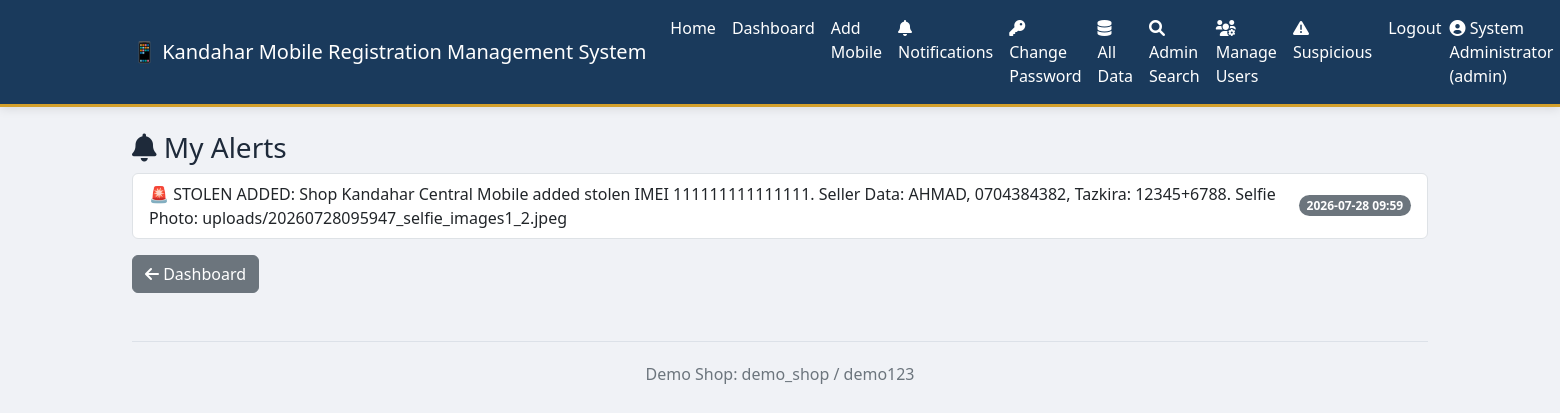
The app's page /shop/notifications (signed in) with its own data.
### app.py (models this page shows)
class Shop(UserMixin, db.Model):
    __tablename__ = 'shops'
    id = db.Column(db.Integer, primary_key=True)
    shop_name = db.Column(db.String(100), nullable=False)
    location = db.Column(db.String(200), nullable=False)
    contact = db.Column(db.String(20))
    email = db.Column(db.String(120), unique=True, nullable=True)
    username = db.Column(db.String(80), unique=True, nullable=False)
    password_hash = db.Column(db.String(200), nullable=False)
    role = db.Column(db.String(20), default='shop')
    is_blocked = db.Column(db.Boolean, default=False)
    mobiles = db.relationship('Mobile', backref='owner_shop', lazy=True, cascade="all, delete-orphan")

class Notification(db.Model):
    __tablename__ = 'notifications'
    id = db.Column(db.Integer, primary_key=True)
    shop_id = db.Column(db.Integer, db.ForeignKey('shops.id'))
    message = db.Column(db.Text)
    is_read = db.Column(db.Boolean, default=False)
    created_at = db.Column(db.DateTime, default=datetime.utcnow)

### app.py (the view)
@app.route('/shop/notifications')
@login_required
def notifications():
    notifs = Notification.query.filter_by(shop_id=current_user.id).order_by(Notification.created_at.desc()).all()
    for n in notifs:
        n.is_read = True
    db.session.commit()
    return render_template('notifications.html', notifications=notifs)

### app.py (called while the page is built)
@app.before_request
def set_language():
    lang = request.args.get('lang')
    if lang in LANGUAGES:
        session['lang'] = lang
    if 'lang' not in session:
        session['lang'] = 'en'

def get_text(key):
    lang = session.get('lang', 'en')
    return T[lang].get(key, key)

@app.context_processor
def inject_translations():
    return dict(t=get_text, current_lang=session.get('lang', 'en'))

@login_manager.user_loader
def load_user(shop_id):
    return Shop.query.get(int(shop_id))

### templates/notifications.html
{% extends "base.html" %}
{% block content %}
<h3><i class="fas fa-bell"></i> {{ t('notif_title') }}</h3>
<ul class="list-group">
    {% for n in notifications %}
    <li class="list-group-item d-flex justify-content-between align-items-center">
        {{ n.message }}
        <span class="badge bg-secondary rounded-pill">{{ n.created_at.strftime('%Y-%m-%d %H:%M') }}</span>
    </li>
    {% else %}
    <li class="list-group-item text-center text-muted">{{ t('no_notif') }}</li>
    {% endfor %}
</ul>
<a href="/shop/dashboard" class="btn btn-secondary mt-3"><i class="fas fa-arrow-left"></i> {{ t('dashboard') }}</a>
{% endblock %}

### templates/base.html (shortened to what this page needs)
<!DOCTYPE html>
<html lang="{{ current_lang }}">
<head>
    <link href="https://cdn.jsdelivr.net/npm/bootstrap@5.3.0/dist/css/bootstrap.min.css" rel="stylesheet">
    <link rel="stylesheet" href="https://cdnjs.cloudflare.com/ajax/libs/font-awesome/6.0.0-beta3/css/all.min.css">
</head>
<body>
    <nav class="navbar navbar-expand-lg navbar-custom">
        <div class="container">
            <a class="navbar-brand" href="/">{{ t('app_name') }}</a>
            <div class="collapse navbar-collapse" id="navbarNav">
                <ul class="navbar-nav me-auto">
                    <li class="nav-item"><a class="nav-link" href="/">{{ t('home') }}</a></li>
                    {% if current_user.is_authenticated %}
                        <li class="nav-item"><a class="nav-link" href="/shop/dashboard">{{ t('dashboard') }}</a></li>
                        <li class="nav-item"><a class="nav-link" href="/shop/add-mobile">{{ t('add_mobile') }}</a></li>
                        <li class="nav-item">
                            <a class="nav-link" href="/shop/notifications" style="position:relative;">
                                <i class="fas fa-bell"></i> {{ t('notifications') }}
                            </a>
                        </li>
                        <li class="nav-item"><a class="nav-link" href="/shop/change-password"><i class="fas fa-key"></i> {{ t('change_password') }}</a></li>
                        {% if current_user.role == 'admin' %}
                            <li class="nav-item"><a class="nav-link" href="/admin/all-mobiles"><i class="fas fa-database"></i> {{ t('all_data') }}</a></li>
<li class="nav-item"><a class="nav-link" href="/admin/search-imei"><i class="fas fa-search"></i> {{ t('admin_search') }}</a></li>
<li class="nav-item"><a class="nav-link" href="/admin/shops"><i class="fas fa-users-cog"></i> {{ t('manage_users') }}</a></li>
<li class="nav-item"><a class="nav-link" href="/admin/suspicious-shops"><i class="fas fa-exclamation-triangle"></i> {{ t('suspicious') }}</a></li>
                        {% endif %}
                        <li class="nav-item"><a class="nav-link" href="/shop/logout">{{ t('logout') }}</a></li>
                    {% else %}
                        <li class="nav-item"><a class="nav-link" href="/shop/login">{{ t('login') }}</a></li>
                    {% endif %}
                </ul>
                {% if current_user.is_authenticated %}
                <span class="navbar-text text-white me-3">
                    <i class="fas fa-user-circle"></i> {{ current_user.shop_name }} ({{ current_user.username }})
                </span>
                {% endif %}
            </div>
        </div>
    </nav>
    <div class="container mt-4">
        {% block content %}{% endblock %}
        <footer class="mt-5 text-center">
            <p>{{ t('demo_creds') }}</p>
        </footer>
    </div>
</body>
</html>

### templates/base.html (style rules this page uses)
:root { --primary-blue: #1a3a5c; --gold: #d4a02b; --gold-hover: #e8b83a; --bg-body-light: #f0f2f6; --text-body-light: #1e2a3a; --bg-card-light: #ffffff; --border-light: #dce1e8; --bg-nav-light: var(--primary-blue); --text-nav-light: #ffffff; --bg-body-dark: #0f1a2b; --text-body-dark: #eaf0f8; --bg-card-dark: #1e3347; --bg-input-dark: #2a4058; --border-dark: #3a5570; --bg-nav-dark: #1a2d42; --text-nav-dark: #ffffff; }
body { background-color: var(--bg-body-light); color: var(--text-body-light); transition: background 0.3s ease, color 0.3s ease; font-family: 'Segoe UI', Tahoma, Geneva, Verdana, sans-serif; }
.navbar-custom { background: var(--bg-nav-light) !important; border-bottom: 3px solid var(--gold); box-shadow: 0 2px 10px rgba(0,0,0,0.1); }
.navbar-custom .navbar-brand, .navbar-custom .nav-link, .navbar-custom .navbar-text { color: var(--text-nav-light) !important; font-weight: 500; }
footer { border-top: 1px solid var(--border-light); padding-top: 20px; color: #6c757d; }

### records on screen
Shop: shop_name "System Administrator", username "admin"
Notification: message "🚨 STOLEN ADDED: Shop Kandahar Central Mobile added stolen IMEI 111111111111111. Seller Data: AHMAD, 0704384382, Tazkira: 12345+6788. Selfie Photo: uploads/20260728095947_selfie_images1_2.jpeg", created_at "2026-07-28 09:59"

### other values on screen
{{ t('app_name') }} "📱 Kandahar Mobile Registration Management System"
{{ t('home') }} "Home"
{{ t('dashboard') }} "Dashboard"
{{ t('add_mobile') }} "Add Mobile"
{{ t('notifications') }} "Notifications"
{{ t('change_password') }} "Change Password"
{{ t('all_data') }} "All Data"
{{ t('admin_search') }} "Admin Search"
{{ t('manage_users') }} "Manage Users"
{{ t('suspicious') }} "Suspicious"
{{ t('logout') }} "Logout"
{{ t('notif_title') }} "My Alerts"
{{ t('demo_creds') }} "Demo Shop: demo_shop / demo123"
